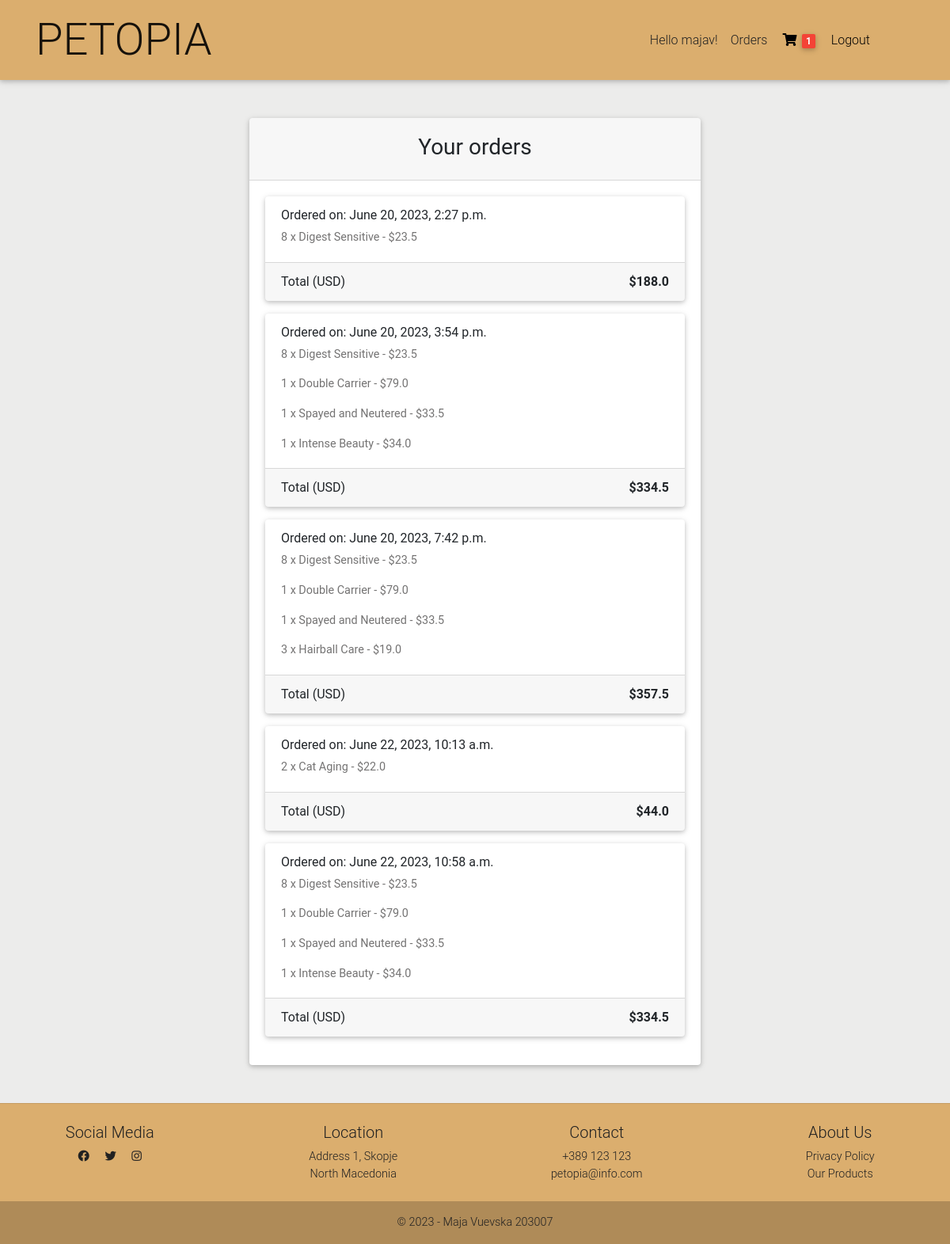
Screenshot of /orders/ (signed in) with the database file from the repository.
### PetopiaApp/models.py (models this page shows, shortened)
class ShoppingCart(models.Model):
    user = models.ForeignKey(User, on_delete=models.CASCADE)
    date_created = models.DateTimeField(auto_now=True)
    date_ordered = models.DateTimeField(blank=True, null=True)
    ordered = models.BooleanField(default=False)
    items = models.ManyToManyField(CartItem)
    def get_total(self):
        total = 0
        for cart_item in self.items.all():
            total += cart_item.get_total_cart_item_price()
        return total
    def get_total_num_items(self):
        total = 0
        for cart_item in self.items.all():
            total += cart_item.quantity
        return total

class CartItem(models.Model):
    user = models.ForeignKey(User, on_delete=models.CASCADE, null=True, blank=True)
    product = models.ForeignKey(Product, on_delete=models.CASCADE)
    quantity = models.IntegerField(default=1)
    ordered = models.BooleanField(default=False)
    def __str__(self):
        return f"{self.quantity} x {self.product}"
    def get_total_cart_item_price(self):
        return self.quantity * self.product.price

class Product(models.Model):
    name = models.CharField(max_length=255)
    price = models.FloatField()
    image = models.ImageField(upload_to="images/product_images/", null=True)
    short_description = models.CharField(max_length=255)
    detailed_description = models.TextField()
    pet_category = models.ForeignKey(PetCategory, on_delete=models.CASCADE)
    product_category = models.CharField(max_length=10, choices=PRODUCT_CATEGORIES)
    brand = models.ForeignKey(Brand, on_delete=models.CASCADE)
    slug = models.SlugField()
    def __str__(self):
        return f"{self.name} - ${self.price}"

### PetopiaApp/views.py (the view)
# urls.py: path('orders/', orders, name='orders')
@login_required(login_url="/accounts/login/?next=/")
def orders(request):
    query = ShoppingCart.objects.filter(user=request.user, ordered=True)
    context = {'orders': query}
    return render(request, "cart/orders.html", context)

### PetopiaApp/templatetags/cart_template_tags.py (called while the page is built)
@register.filter
def cart_item_count(user):
    if user.is_authenticated:
        qs = ShoppingCart.objects.filter(user=user, ordered=False)
        if qs.exists():
            return qs[0].get_total_num_items()
    return 0

### PetopiaApp/templates/cart/orders.html (shortened to what this page needs)
{% extends "base.html" %}
{% block content %}
    <div class="container mx-auto text-center col-6 pt-5 mb-5">
        <div class="card mb-3">
            <div class="card-header">
                <h3 class="card-title mt-2">
                    <b>Your orders</b>
                </h3>
            </div>
            <div class="card-body text-left">
                {% for order in orders %}
                    <div class="card mb-3">
                        <div class="card-body">
                            <h6 class="card-subtitle mb-2">Ordered on: {{ order.date_ordered }}</h6>
                            {% for item in order.items.all %}
                                <p class="card-text">{{ item }}</p>
                            {% endfor %}
                        </div>
                        <div class="card-footer d-flex justify-content-between">
                            <span>Total (USD)</span>
                            <strong>${{ order.get_total }}</strong>
                        </div>
                    </div>
                {% endfor %}
            </div>
        </div>
    </div>
{% endblock content %}

### PetopiaApp/templates/navbar.html (shortened to what this page needs)
{% load cart_template_tags %}
<nav class="navbar navbar-expand-lg navbar-light scrolling-navbar" style="background-color: #DBAE6E;">
    <div class="container">
        <a class="navbar-brand waves-effect" href="/">
            <strong class="display-4">PETOPIA</strong>
        </a>
        <div class="collapse navbar-collapse" id="navbarSupportedContent">
            <ul class="navbar-nav nav-flex-icons pr-5">
                {% if request.user.is_authenticated %}
                    <li class="nav-item">
                        <span class="text-dark nav-link waves-effect">
                            <span class="clearfix d-none d-sm-inline-block">Hello {{ request.user.username }}!</span>
                        </span>
                    </li>
                    <li class="nav-item">
                        <a class="text-dark nav-link waves-effect" href="{% url 'PetopiaApp:orders' %}">
                            <span class="clearfix d-none d-sm-inline-block">Orders</span>
                        </a>
                    </li>
                    <li class="nav-item">
                        <a href="{% url 'PetopiaApp:shopping_cart' %}" class="nav-link waves-effect">
                            <i class="fas fa-shopping-cart"></i>
                            <span class="badge red z-depth-1 mr-1"> {{ request.user|cart_item_count }} </span>
                        </a>
                    </li>
                    <li class="nav-item">
                        <a class="nav-link waves-effect" href="{% url 'logout' %}?next={{ request.path }}">
                            <span class="clearfix d-none d-sm-inline-block"> Logout </span>
                        </a>
                    </li>
                {% else %}
                    <li class="nav-item">
                        <a class="nav-link waves-effect" href="{% url 'login' %}?next={{ request.path }}">
                            <span class="clearfix d-none d-sm-inline-block"> Login </span>
                        </a>
                    </li>
                {% endif %}
            </ul>
        </div>
    </div>
</nav>

### PetopiaApp/templates/base.html (style rules this page uses)
html, body, header, .carousel { height: 60vh; }

### rows the page displays
ShoppingCart: date_ordered "June 20, 2023, 2:27 p.m.", get_total "188.0"
CartItem: quantity+product "8 x Digest Sensitive - $23.5"
ShoppingCart: date_ordered "June 20, 2023, 3:54 p.m.", get_total "334.5"
CartItem: quantity+product "1 x Double Carrier - $79.0"
CartItem: quantity+product "1 x Spayed and Neutered - $33.5"
CartItem: quantity+product "1 x Intense Beauty - $34.0"
ShoppingCart: date_ordered "June 20, 2023, 7:42 p.m.", get_total "357.5"
CartItem: quantity+product "3 x Hairball Care - $19.0"
ShoppingCart: date_ordered "June 22, 2023, 10:13 a.m.", get_total "44.0"
CartItem: quantity+product "2 x Cat Aging - $22.0"
ShoppingCart: date_ordered "June 22, 2023, 10:58 a.m.", get_total "334.5"

### other values shown
{{ request.user.username }} "majav"
{{ request.user|cart_item_count }} "1"
